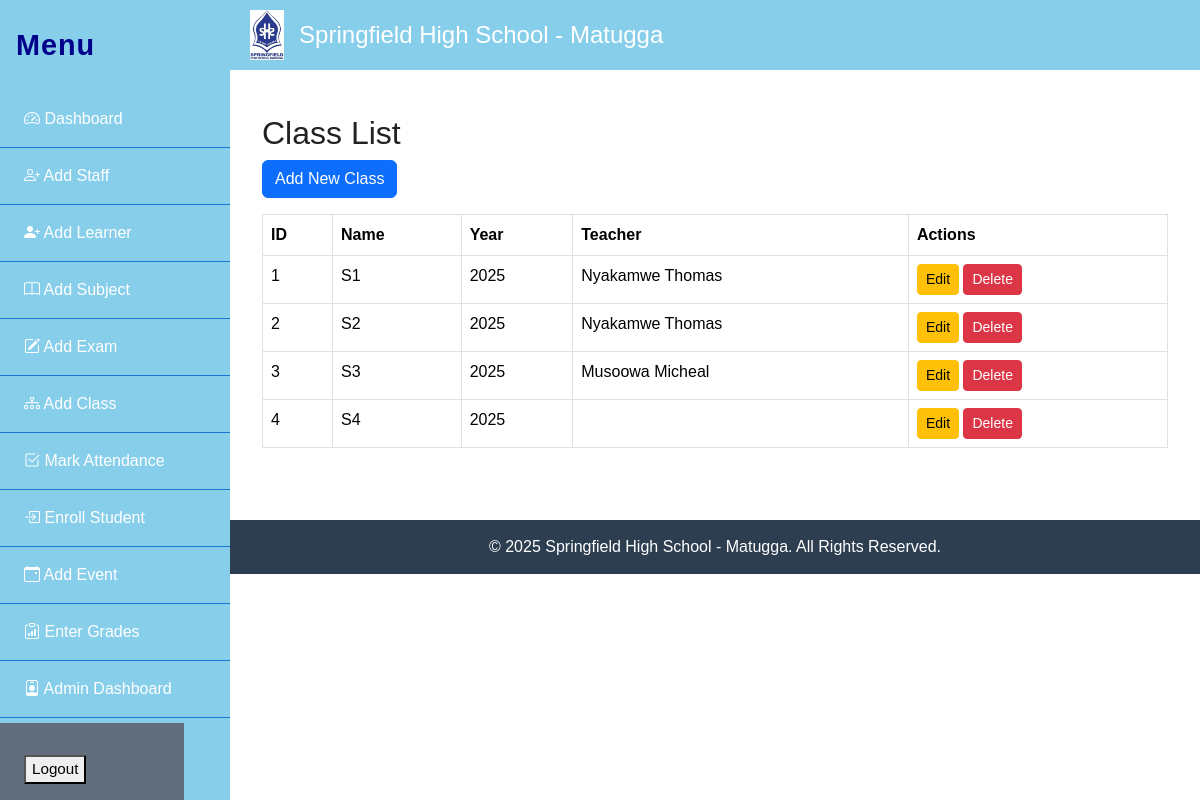
The page /class/classlist.php on the database its author committed.
### tables this page shows
CREATE TABLE `classes` (
  `class_id` int(11) NOT NULL,
  `name` varchar(50) DEFAULT NULL,
  `year` int(11) DEFAULT NULL,
  `teacher_id` int(11) DEFAULT NULL
);

CREATE TABLE `staff` (
  `staff_id` int(11) NOT NULL,
  `first_name` varchar(50) DEFAULT NULL,
  `last_name` varchar(50) DEFAULT NULL,
  `dob` date DEFAULT NULL,
  `role` varchar(50) DEFAULT NULL,
  `department` varchar(50) DEFAULT NULL,
  `email` varchar(100) DEFAULT NULL,
  `phone` varchar(20) DEFAULT NULL,
  `address` text DEFAULT NULL,
  `password` varchar(255) NOT NULL
);

### class/classlist.php (the view, shortened to what this page needs)
<?php
require_once('../db.php');
$query = "SELECT c.*, s.first_name, s.last_name FROM classes c
          LEFT JOIN staff s ON c.teacher_id = s.staff_id
          ORDER BY c.class_id ASC";
$result = $conn->query($query);
?>
<!DOCTYPE html>
<html>
<head>
    <link rel="stylesheet" href="https://cdn.jsdelivr.net/npm/bootstrap@5.3.2/dist/css/bootstrap.min.css">
    <link rel="stylesheet" href="../assets/css/style.css">
</head>
<body>
    <?php include '../header.php'; ?>
    <?php include '../includes/sidebar.php'; ?>
    <div class="main-content">
        <div class="container py-4">
            <h2>Class List</h2>
            <a href="addclass.php" class="btn btn-primary mb-3">Add New Class</a>
            <table class="table table-bordered">
                <thead>
                    <tr>
                        <th>ID</th>
                        <th>Name</th>
                        <th>Year</th>
                        <th>Teacher</th>
                        <th>Actions</th>
                    </tr>
                </thead>
                <tbody>
                    <?php while($row = $result->fetch_assoc()): ?>
                    <tr>
                        <td><?= $row['class_id'] ?></td>
                        <td><?= htmlspecialchars($row['name']) ?></td>
                        <td><?= htmlspecialchars($row['year']) ?></td>
                        <td><?= htmlspecialchars(trim($row['first_name'].' '.$row['last_name'])) ?></td>
                        <td>
                            <a href="addclass.php?id=<?= $row['class_id'] ?>" class="btn btn-sm btn-warning">Edit</a>
                            <a href="classlist.php?delete=<?= $row['class_id'] ?>" class="btn btn-sm btn-danger" onclick="return confirm('Delete this class?');">Delete</a>
                        </td>
                    </tr>
                    <?php endwhile; ?>
                </tbody>
            </table>
        </div>
    </div>
    <?php include '../footer.php'; ?>
</body>
</html>

### assets/css/style.css (style rules this page uses)
body { margin: 0; padding: 0; font-family: 'Segoe UI', Arial, sans-serif; background: #ffffff; color: #222; }
.container { width: 0 auto; max-width: 0 auto; margin: 0 auto; }
.main-content { min-height: 450px; padding: 35px 0; }

### class/classlist.php (style rules this page uses)
.main-content { margin-left: auto; padding: 20px; }

### header.php (style rules this page uses)
body { margin: 0; font-family: Arial, sans-serif; }

### includes/sidebar.php (style rules this page uses)
body.with-sidebar { margin-left: 230px; transition: margin-left 0.3s; }

### rows shown on the page
classes: class_id "1", name "S1", year "2025", teacher.last_name "Nyakamwe Thomas"
classes: class_id "2", name "S2", year "2025", teacher.last_name "Nyakamwe Thomas"
classes: class_id "3", name "S3", year "2025", teacher.last_name "Musoowa Micheal"
classes: class_id "4", name "S4", year "2025"
